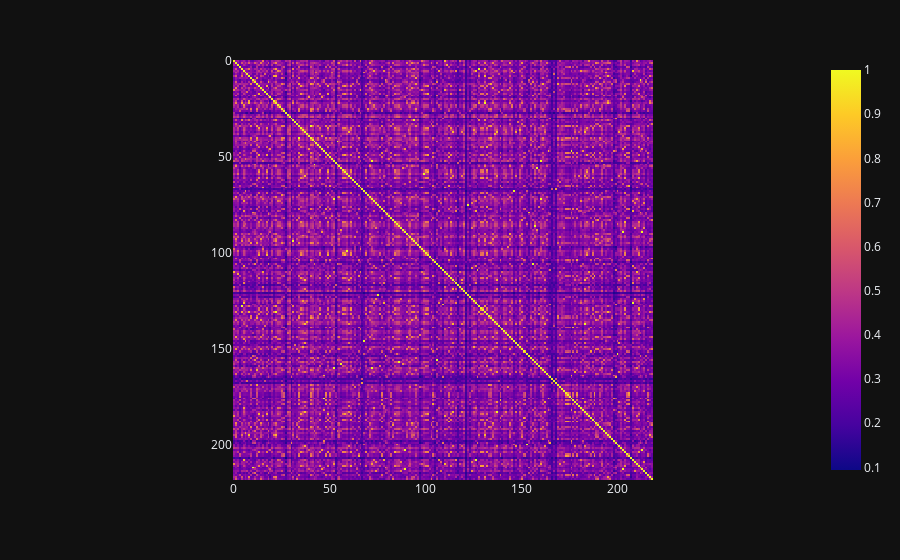

Notebook code for this chart:
### Code cell
px.imshow(tc_matrix)

### Figure 1 — Plotly figure (JSON) as saved in the notebook; plotly's stock layout.template omitted (floating-point values rounded to 4 significant figures; data arrays with more than 128 entries replaced by an {"elided": "..."} marker saying what was removed)
{"data": [{"coloraxis": "coloraxis", "name": "0", "z": {"elided": "219x219 float values"}, "type": "heatmap", "xaxis": "x", "yaxis": "y", "hovertemplate": "x: %{x}<br>y: %{y}<br>color: %{z}<extra></extra>"}], "layout": {"xaxis": {"anchor": "y", "domain": [0.0, 1.0], "scaleanchor": "y", "constrain": "domain"}, "yaxis": {"anchor": "x", "domain": [0.0, 1.0], "autorange": "reversed", "constrain": "domain"}, "coloraxis": {"colorscale": [[0.0, "#0d0887"], [0.1111, "#46039f"], [0.2222, "#7201a8"], [0.3333, "#9c179e"], [0.4444, "#bd3786"], [0.5556, "#d8576b"], [0.6667, "#ed7953"], [0.7778, "#fb9f3a"], [0.8889, "#fdca26"], [1.0, "#f0f921"]]}, "margin": {"t": 60}}}
